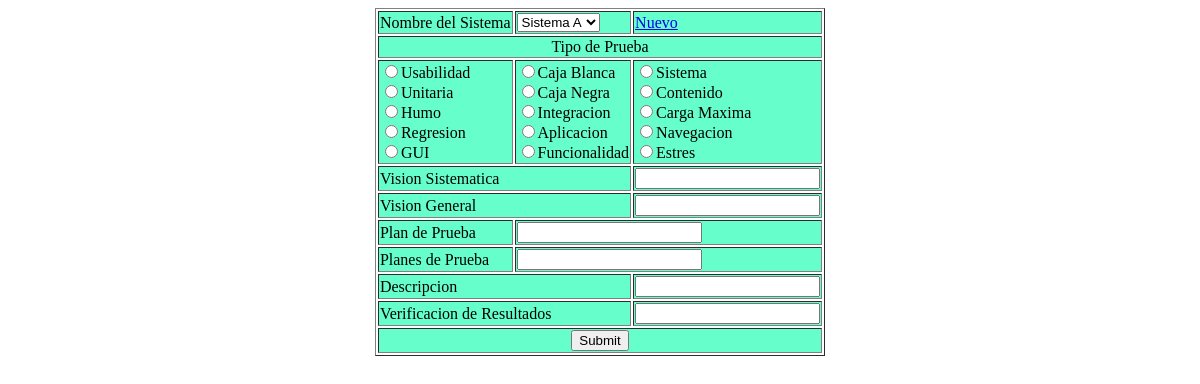
The app's page /Pruebas.php?sis=0&typu=0&tysis=0 (signed in) with its own data.
### tables this page shows
CREATE TABLE IF NOT EXISTS `prueba` (
  `id_prueba` int(3) NOT NULL AUTO_INCREMENT,
  `tipo` varchar(30) NOT NULL,
  PRIMARY KEY (`id_prueba`)
);

### Pruebas.php (the view, shortened to what this page needs)
<?php
$id_usuario = $_SESSION['iduser'];
$vsis = $_GET["sis"];
$rdbtn = $_REQUEST["typu"];
$selsist = $_REQUEST["tysis"];
?>
<HTML>
<HEAD>
 <link rel="stylesheet" type="text/css" href="./css/estilotabla.css">
</HEAD>
<BODY>
		<form method="post" action="addprueba.php?idsist=<?php echo $selsist;?>&idp=<?php echo $rdbtn;?>" onSubmit="return val(this)" enctype="multipart/form-data">
          <table border="1"  align="center" class="prueba">
                <tr>
                  <td colspan>Nombre del Sistema</td>
                  <td>
					  <?php
                      if($vsis == 0){ ?>
                      <select name="ns" id="ns" style="alignment-adjust:middle">
                      <?php
                        require_once("Conexion/conexionphpaud.php");
                        $sql="select * from sistema";
                        $Rs=mysql_query($sql,$conexion) or die (mysql_error());
                        $row_Rs=mysql_fetch_assoc($Rs);
                        do{
							if($selsist==$row_Rs["id_sistema"]){
                      ?>
                      <option value="<?php echo $row_Rs["id_sistema"];?>" selected><?php echo $row_Rs["nombre"];?></option>
                      <?php
							}
					  else
					  		{
					  ?>
                      <option value="<?php echo $row_Rs["id_sistema"];?>" ><?php echo $row_Rs["nombre"];?></option>
                      <?php }}while($row_Rs = mysql_fetch_assoc($Rs));
                      ?>
                      </select>
				   </td>
                   <td><a href="Pruebas.php?sis=1&typu=0&tysis=0" class="liga">Nuevo</a></td>
                </tr>
                	  <?php
					  }
					  else
					  {
					  ?>
                      	<input type="text" name="ns">
                      	<td><a href="Pruebas.php?sis=0&typu=0&tysis=0" class="liga">¿Ya existe?</a></td>
                      <?php
					  }
					  ?>
                <tr>
                  <td colspan="3" align="center">Tipo de Prueba</td>
                </tr>
<tr>
                <?php
                        require_once("Conexion/conexionphpaud.php");
                        $sqlp="select * from prueba";
                        $Rsp=mysql_query($sqlp,$conexion) or die (mysql_error());
                        $row_Rsp=mysql_fetch_assoc($Rsp);
                        do{
							if($rdbtn==$row_Rsp["id_prueba"]){
				?>
						<?php
					   if($row_Rsp ["id_prueba"] == 1 || $row_Rsp ["id_prueba"] == 6 ||  $row_Rsp ["id_prueba"] == 11){
					   ?>
                        <td>
                        <?php }
						?>
                        <input type="radio" name="prueba" id="prueba" value="<?php echo $row_Rsp ["id_prueba"];?>" onChange="rdbtn()" checked><?php echo $row_Rsp["tipo"];?><br>
                        <?php
							}
							else
							{
						?>
                       <?php
					   if($row_Rsp ["id_prueba"] == 1 || $row_Rsp ["id_prueba"] == 6 ||  $row_Rsp ["id_prueba"] == 11){
					   ?>
                        <td>
                        <?php }
						?>
                        <input type = "radio" name="prueba" id="prueba" value="<?php echo $row_Rsp ["id_prueba"];?>" onChange="rdbtn()"><?php echo $row_Rsp["tipo"];?><br>
                        <?php }if($row_Rsp ["id_prueba"] == 5 || $row_Rsp ["id_prueba"] == 15){   ?>
                        </td>
                        <?php }    ?>
                        <?php }while($row_Rsp = mysql_fetch_assoc($Rsp));?>
</tr>
                <?php
				 	if($vsis==0){$selsist= $selsist;}else{$selsist=0; $rdbtn=0; $id_usuario=0;}
					require_once("Conexion/conexionphpaud.php");
                    $sqlc="select * from funciones where id_prueba=". $rdbtn. " and id_usuario=". $id_usuario . " and id_sistema=" . $selsist;
                    $Rsc=mysql_query($sqlc,$conexion) or die (mysql_error());
                    $row_Rsc=mysql_fetch_assoc($Rsc);
					if($row_Rsc<>0){
				?>
                	<tr>
                	<td colspan="2">Vision Sistematica</td>
                    <td><input type="text" name="visionsist" value="<?php echo $row_Rsc['v_sist'];?>" readonly></td>
                </tr>
                <tr>
                	<td colspan="2">Vision General</td>
                    <td><input type="text" name="visiongen" value="<?php echo $row_Rsc['v_gral'];?>" readonly></td>
                </tr>
                <tr>
                	<td>Plan de Prueba</td>
                    <td colspan="2"><input type="text" name="planp" value="<?php echo $row_Rsc['plan_p'];?>" readonly></td>
                </tr>
                <tr>
                	<td height="38">Planes de Prueba</td>
                  <td colspan="2"><input type="text" name="imagen"  value="<?php echo $row_Rsc['planes_p'];?>"readonly></td>
                </tr>
               <tr>
                	<td colspan="2">Descripcion</td>
                    <td colspan="2"><input type="text" name="desc" value="<?php echo $row_Rsc['descripcion'];?>" readonly></td>
                </tr>
                <tr>
                	<td colspan="2">Verificacion de Resultados</td>
                    <td><input type="text" name="vresult" value="<?php echo $row_Rsc['v_r'];?>" readonly></td>
                </tr>
                <tr>
                  <td colspan="3" align="center"><input type="submit" disabled ></td>
                <?php
				}else{
				?>
                <tr>
                	<td colspan="2">Vision Sistematica</td>
                    <td><input type="text" name="visionsist"></td>
                </tr>
                <tr>
                	<td colspan="2">Vision General</td>
                    <td><input type="text" name="visiongen"></td>
                </tr>
                <tr>
                	<td>Plan de Prueba</td>
                    <td colspan="2"><input type="text" name="planp" ></td>
                </tr>
                <tr>
                	<td>Planes de Prueba</td>
                    <td colspan="2"><input type="text" name="imagen" ></td>
                </tr>
               <tr>
                	<td colspan="2">Descripcion</td>
                    <td colspan="2"><input type="text" name="desc"></td>
                </tr>
                <tr>
                	<td colspan="2">Verificacion de Resultados</td>
                    <td><input type="text" name="vresult"></td>
                </tr>
                <tr>
                  <td colspan="3" align="center"><input type="submit" ></td>
                </tr>
                <?php }?>
        </table>
     </form>
</BODY>
</HTML>

### css/estilotabla.css (style rules this page uses)
.prueba tr { background-color: #6FC; }

### records on screen
prueba: tipo "Usabilidad"
prueba: tipo "Unitaria"
prueba: tipo "Humo"
prueba: tipo "Regresion"
prueba: tipo "GUI"
prueba: tipo "Caja Blanca"
prueba: tipo "Caja Negra"
prueba: tipo "Integracion"
prueba: tipo "Aplicacion"
prueba: tipo "Funcionalidad"
prueba: tipo "Sistema"
prueba: tipo "Contenido"
prueba: tipo "Carga Maxima"
prueba: tipo "Navegacion"
prueba: tipo "Estres"

### other values on screen
form field ns "Sistema A"
